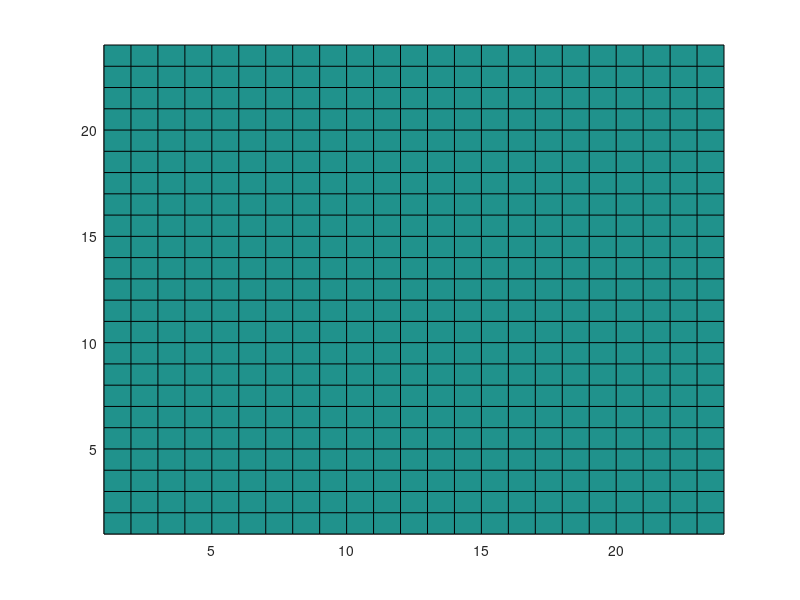

Write MATLAB code to recreate this figure. (Note: this script raises an error after producing the figure.)
cut=0;
for teta=cut:1:180
    for fi=0:1:180
        bit=2;
        c=299792458;
        f=8.65e9;
        lambda=c/f;
        k = 2*pi/lambda;        
        
        n=bit;
        E=2*pi/2^n*linspace(0,2^n-1,2^n); %whats this?
        phiR=(fi-180)*pi/180;
        thetaR=(teta)*pi/180;
        du=lambda/4;
        DN=6*lambda;  %whats this? Number of unit cells in a row or column
        DM=DN;
        dsx = du*2*pi*cos(phiR)*sin(thetaR)/lambda;   %incident angle is zero so other term is zero
        dsy = du*2*pi*sin(phiR)*sin(thetaR)/lambda;   %incident angle is zero so other term is zero
        M=round(DM/du);
        N=round(DN/du);
        B=zeros(M,N);
        C=B;
        D=C;
        for i=1:M
            for j=1:N
                B(i,j) =((i*dsx) + (j*dsy));       
                C(i,j) = B(i,j);
        
                while B(i,j)>=2*pi
                    B(i,j)=B(i,j)-2*pi;
                end
                while B(i,j)<0
                    B(i,j)=B(i,j)+2*pi;
                end
                D(i,j)=B(i,j);
                [q, p]=min(abs(E-abs(B(i,j))));
                B(i,j)=E(p);
                if B(i,j)==2*pi
                B(i,j)=0;
                end
            end
        end
        dG=du;
        Ps=179;
        Ts=181;
        phi=linspace(-1,180,Ps);
        theta=linspace(-1,91,Ts);
        new = zeros(181, 179);
        F = complex(new, 0); %what is this
        PH = zeros(M,N);
        for a=1:M
            for b=1:N
                PH(a,b)=B(a,b);
                phase = exp(-1j*(PH(a,b) + k*dG*(a-0.5).*sin(theta*pi/180)'*cos(phi*pi/180) + k*dG*(b-0.5).*sin(theta*pi/180)'*sin(phi*pi/180)));
                F = F + phase;
            end
        end
        
        test= abs(F);
        test_max = max(max(test));
        test_norm = test/test_max;
        r_phi=40;
        r_theta = 50;
       
        [m1,n1]= (min(abs(theta - r_theta))); %what is r_theta
        [m2,n2]= (min(abs(phi - r_phi)));  
        P = test_norm(n1, n2);
        error= teta - r_theta;
        
        surf(PH)
        view(0,90)
        xlim([1 M])
        ylim([1 N])
        name = "D:/Data/Datasets/cyprus/codpic/"+num2str(teta)+'x'+num2str(fi)+".jpg";
        exportgraphics(gcf,name);
    
        drawnow
        surf(phi,theta,abs(F).^2)
        view(0,90)
        xlim([0 180])
        ylim([0 90])
        name = "D:/Data/Datasets/cyprus/radpic/"+num2str(teta)+'x'+num2str(fi)+".jpg";
        exportgraphics(gcf,name);
        drawnow
    
        writematrix(abs(F).^2,['D:/Data/Datasets/cyprus/radpat/' num2str(teta) 'x' num2str(fi) '.xlsx']);
        writematrix(PH,['D:/Data/Datasets/cyprus/codmat/' num2str(teta) 'x' num2str(fi) '.xlsx']);
    end
end